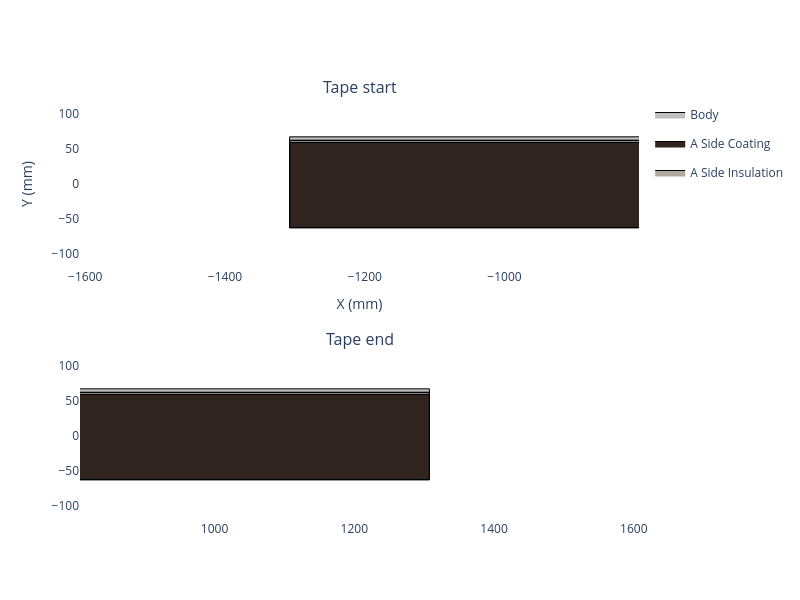
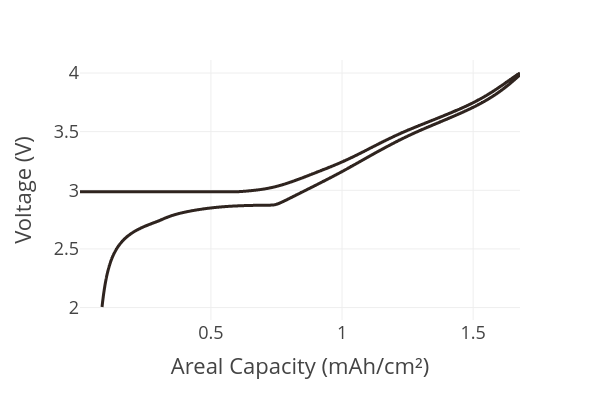

These figures' notebook cell, in order:
### Code cell
# create the cathode

insulation_material = InsulationMaterial.from_database("Aluminium Oxide, 95%")

my_cathode = Cathode(
    formulation=cathode_formulation,
    current_collector=cathode_current_collector,
    calender_density=3.02,
    mass_loading=14.60,
    insulation_material=insulation_material,
    insulation_thickness=3,
    name='HiNa-NaCR32140-MP10'
)

my_cathode.get_top_down_view(width=800, height=600).show()
my_cathode.plot_half_cell_curve(areal=True, width=600, height=400).show()

### Figure 1 — Plotly figure (JSON) as saved in the notebook; plotly's stock layout.template omitted (floating-point values rounded to 4 significant figures)
{"data": [{"fill": "toself", "fillcolor": "#C0C0C0", "legendgroup": "Body", "line": {"color": "black", "width": 1}, "mode": "lines", "name": "Body", "showlegend": true, "type": "scatter", "x": [-1308.0, -1308.0, -1308.0, 1308.0, 1308.0, 1308.0, 1308.0, 1308.0, 1308.0, -1308.0], "xaxis": "x", "y": [-62.5, 62.5, 67.5, 67.5, 62.5, 67.5, 67.5, 62.5, -62.5, -62.5], "yaxis": "y"}, {"fill": "toself", "fillcolor": "#C0C0C0", "legendgroup": "Body", "line": {"color": "black", "width": 1}, "mode": "lines", "name": "Body", "showlegend": false, "type": "scatter", "x": [-1308.0, -1308.0, -1308.0, 1308.0, 1308.0, 1308.0, 1308.0, 1308.0, 1308.0, -1308.0], "xaxis": "x2", "y": [-62.5, 62.5, 67.5, 67.5, 62.5, 67.5, 67.5, 62.5, -62.5, -62.5], "yaxis": "y2"}, {"fill": "toself", "fillcolor": "#2f241f", "legendgroup": "A Side Coating", "line": {"color": "black", "width": 1}, "mode": "lines", "name": "A Side Coating", "showlegend": true, "type": "scatter", "x": [-1308.0, -1308.0, -1308.0, 1308.0, 1308.0, 1308.0, 1308.0, 1308.0, 1308.0, -1308.0, -1308.0, -1308.0, -1308.0, 1308.0, 1308.0, 1308.0, 1308.0, 1308.0, 1308.0, -1308.0], "xaxis": "x", "y": [-62.5, 59.5, 59.5, 59.5, 59.5, 59.5, 59.5, 59.5, -62.5, -62.5, -62.5, 59.5, 59.5, 59.5, 59.5, 59.5, 59.5, 59.5, -62.5, -62.5], "yaxis": "y"}, {"fill": "toself", "fillcolor": "#B0A99F", "legendgroup": "A Side Insulation", "line": {"color": "black", "width": 1}, "mode": "lines", "name": "A Side Insulation", "showlegend": true, "type": "scatter", "x": [-1308.0, -1308.0, 1308.0, 1308.0, -1308.0, -1308.0, -1308.0, 1308.0, 1308.0, -1308.0], "xaxis": "x", "y": [59.5, 62.5, 62.5, 59.5, 59.5, 59.5, 62.5, 62.5, 59.5, 59.5], "yaxis": "y"}, {"fill": "toself", "fillcolor": "#2f241f", "legendgroup": "A Side Coating", "line": {"color": "black", "width": 1}, "mode": "lines", "name": "A Side Coating", "showlegend": false, "type": "scatter", "x": [-1308.0, -1308.0, -1308.0, 1308.0, 1308.0, 1308.0, 1308.0, 1308.0, 1308.0, -1308.0, -1308.0, -1308.0, -1308.0, 1308.0, 1308.0, 1308.0, 1308.0, 1308.0, 1308.0, -1308.0], "xaxis": "x2", "y": [-62.5, 59.5, 59.5, 59.5, 59.5, 59.5, 59.5, 59.5, -62.5, -62.5, -62.5, 59.5, 59.5, 59.5, 59.5, 59.5, 59.5, 59.5, -62.5, -62.5], "yaxis": "y2"}, {"fill": "toself", "fillcolor": "#B0A99F", "legendgroup": "A Side Insulation", "line": {"color": "black", "width": 1}, "mode": "lines", "name": "A Side Insulation", "showlegend": false, "type": "scatter", "x": [-1308.0, -1308.0, 1308.0, 1308.0, -1308.0, -1308.0, -1308.0, 1308.0, 1308.0, -1308.0], "xaxis": "x2", "y": [59.5, 62.5, 62.5, 59.5, 59.5, 59.5, 62.5, 62.5, 59.5, 59.5], "yaxis": "y2"}], "layout": {"annotations": [{"font": {"size": 16}, "showarrow": false, "text": "Tape start", "x": 0.5, "xanchor": "center", "xref": "paper", "y": 1.0, "yanchor": "bottom", "yref": "paper"}, {"font": {"size": 16}, "showarrow": false, "text": "Tape end", "x": 0.5, "xanchor": "center", "xref": "paper", "y": 0.4, "yanchor": "bottom", "yref": "paper"}], "height": 600, "paper_bgcolor": "white", "plot_bgcolor": "white", "width": 800, "xaxis": {"anchor": "y", "domain": [0.0, 1.0], "range": [-1608.0, -807.5], "scaleanchor": "y", "showgrid": false, "title": {"text": "X (mm)"}, "zeroline": false}, "xaxis2": {"anchor": "y2", "domain": [0.0, 1.0], "range": [807.5, 1608.0], "scaleanchor": "y2"}, "yaxis": {"anchor": "x", "domain": [0.6, 1.0], "range": [-62.5, 62.5], "showgrid": false, "title": {"text": "Y (mm)"}, "zeroline": false}, "yaxis2": {"anchor": "x2", "domain": [0.0, 0.4], "range": [-62.5, 62.5]}}}

### Figure 2 — Plotly figure (JSON) as saved in the notebook; plotly's stock layout.template omitted (floating-point values rounded to 4 significant figures; data arrays with more than 128 entries replaced by an {"elided": "..."} marker saying what was removed)
{"data": [{"hovertemplate": "Areal Capacity (mAh/cm²)=%{x}<br>Voltage (V)=%{y}<extra></extra>", "legendgroup": "", "line": {"color": "#2f241f", "dash": "solid", "shape": "spline"}, "marker": {"symbol": "circle"}, "mode": "lines", "name": "", "orientation": "v", "showlegend": false, "type": "scatter", "x": {"elided": "8604 float values"}, "xaxis": "x", "y": {"elided": "8604 float values"}, "yaxis": "y"}], "layout": {"height": 400, "legend": {"tracegroupgap": 0}, "margin": {"t": 60}, "width": 600, "xaxis": {"anchor": "y", "domain": [0.0, 1.0], "title": {"text": "Areal Capacity (mAh/cm²)"}}, "yaxis": {"anchor": "x", "domain": [0.0, 1.0], "title": {"text": "Voltage (V)"}}}}
